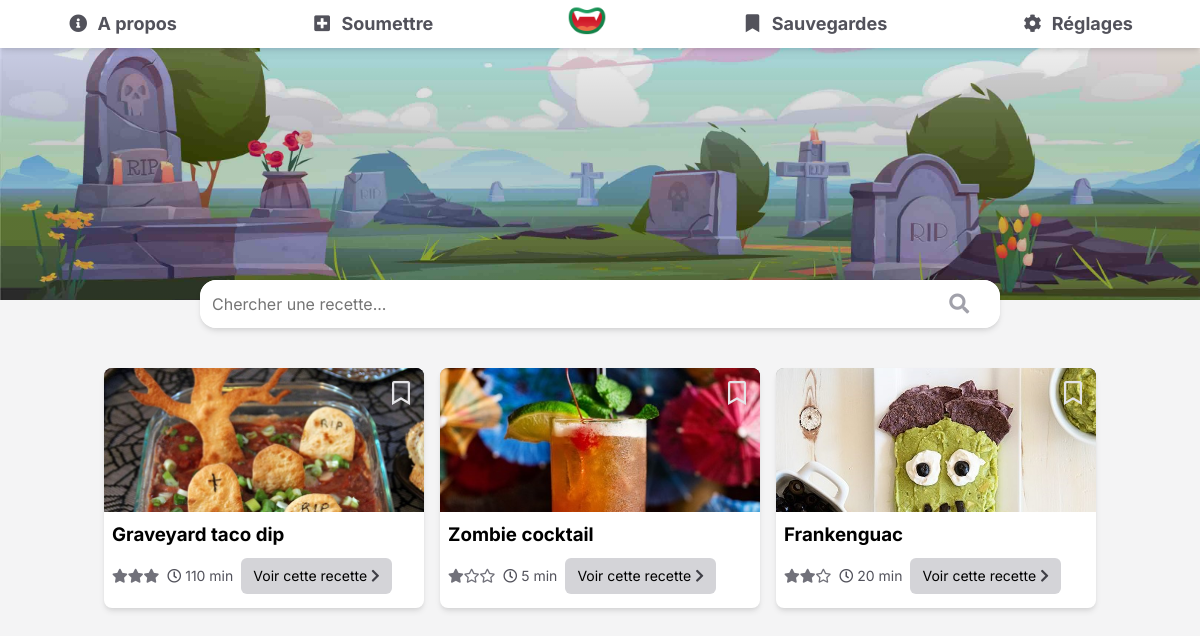
The page / on the database its author committed.
### tables this page shows
CREATE TABLE "Recipes" (
	"Id"	INTEGER NOT NULL UNIQUE,
	"RecipeName"	TEXT,
	"RecipeType"	TEXT,
	"ImageUrl"	TEXT,
	"RecipeDescription"	TEXT,
	"Difficulty"	TEXT,
	"PreparationTime"	INTEGER,
	"Details"	TEXT,
	"FirstName"	TEXT,
	"LastName"	TEXT,
	"Ingrediants"	TEXT,
	"Quantities"	TEXT,
	"PublishDate"	TEXT,
	PRIMARY KEY("Id" AUTOINCREMENT)
);

### backend/components/recipecard.php (the view)
<div class="recipe" data-id="recipe<?= $recipeId ?>">
  <div class="recipe__top">
    <img src="images/recipes/<?= $recipeImageUrl ?>" alt="Recipe image" class="recipe__image" />
    <button id="bookmarkBtn<?= $recipeId ?>" class="recipe__bookmark-btn <?= $recipeIconName ?>" aria-label="Bookmark button"></button>
  </div>
  <div class="recipe__bottom">
    <h3 class="recipe__title"><?= $recipeName ?></h3>
    <div class="recipe__info">
      <div class="recipe__difficulty">
        <i class="fas fa-star"></i><i class="<?php if ($recipeDifficulty=="intermediate" || $recipeDifficulty=="advanced") {echo "fas";} else { echo"far";} ?> fa-star"></i><i class="<?php if ($recipeDifficulty=="advanced") {echo "fas";} else { echo"far";} ?> fa-star"></i>
      </div>
      <div class="recipe__time"><i class="far fa-clock"></i><span> <?= $recipePreparationTime ?> min</span></div>
      <a href="/details.php?recipe=<?= $recipeId ?>" name="recipe" value="<?= $recipeId ?>" class="recipe__btn" aria-label="search"><?= $lang['details'] ?><i class="fas fa-chevron-right"></i></a></a>
    </div>
  </div>
</div>

### index.php (shortened to what this page needs)
<!DOCTYPE html>
  <html lang="<?php if (isset($_COOKIE['language'])) {echo $_COOKIE['language'];} else {echo 'fr';}?>">
  <head>
    <?php $pageName = "mainPage";
    include "backend/components/headHtml.php";?>
  </head>
  <body>
    <?php include "backend/components/navigation.php";?>
    <div class="header-image"></div>
    <form class="search form">
      <input
        class="search__input"
        id="searchInput"
        type="search"
        placeholder="<?= $lang['searchRecipe']?>"
        maxlength="60"
        name ="search"
        aria-label="Search recipe input"
      />
      <div class="search__button-list">
        <button onclick="showResults()" id="searchButton" class="search__button" type="submit" aria-label="search">
          <i class="fas fa-search"></i>
        </button>
      </div>
    </form>
    <main class="recipe-list" id="recipeList">
      <?php include "backend/recipeAll.php"?>
    </main>
  </body>
</html>

### backend/components/headHtml.php (shortened to what this page needs)
<link
  rel="stylesheet"
  href="https://cdnjs.cloudflare.com/ajax/libs/font-awesome/5.15.2/css/all.min.css"
/>
<link rel="stylesheet" href="./style/css/style.css" />

### backend/components/navigation.php (shortened to what this page needs)
<nav class="topnav">
  <a class="topnav__link" href="about.php"
  ><i class="topnav__icon fas fa-info-circle fa-fw"></i><?= $lang['about'] ?></a
  >
  <a class="topnav__link" href="submit.php"
  ><i class="topnav__icon fas fa-plus-square fa-fw"></i><?= $lang['submit'] ?></a
  >
  <a class="topnav__link topnav__logo" href="index.php"
  ><img src="images/assets/logoWebsite.png" style="width: 2.5rem" alt="Main page link"
  /></a>
  <a class="topnav__link" href="bookmark.php"
    ><i class="topnav__icon fas fa-bookmark fa-fw"></i><?= $lang['bookmarks'] ?></a
  >
  <a class="topnav__link" id="settingsModal__button" tabindex="0"
    ><i class="topnav__icon fas fa-cog fa-fw"></i><?= $lang['settings'] ?></a
  >
</nav>

### backend/recipeAll.php (shortened to what this page needs)
<?php
if (empty($_GET["search"])) {
  try {
    $pdo = new PDO('sqlite:backend/database/recipes.sqlite');
    $pdo -> setAttribute(PDO::ATTR_DEFAULT_FETCH_MODE, PDO::FETCH_ASSOC);
    $pdo -> setAttribute(PDO::ATTR_ERRMODE, PDO::ERRMODE_EXCEPTION);
    $pdo->query(
      'CREATE TABLE IF NOT EXISTS "Recipes" (
      "Id"	INTEGER NOT NULL UNIQUE,
      "RecipeName"	TEXT,
      "RecipeType"	TEXT,
      "ImageUrl"	TEXT,
      "RecipeDescription"	TEXT,
      "Difficulty"	TEXT,
      "PreparationTime"	INTEGER,
      "Details"	TEXT,
      "FirstName"	TEXT,
      "LastName"	TEXT,
      "Email"	TEXT,
      "Organisation"	TEXT,
      "Ingrediants"	TEXT,
      "Quantities"	TEXT,
      "PublishDate"	TEXT,
      PRIMARY KEY("Id" AUTOINCREMENT))'
    );
    $statement = $pdo -> query("SELECT * FROM Recipes");
    $rows = $statement -> fetchAll(PDO::FETCH_ASSOC);
    for ($i = 0; $i < count($rows); $i++) {
      $recipeId = ($rows[$i]['Id']);
      $recipeName = ($rows[$i]['RecipeName']);
      $recipeImageUrl = ($rows[$i]['ImageUrl']);
      $recipeDifficulty = ($rows[$i]['Difficulty']);
      $recipePreparationTime = ($rows[$i]['PreparationTime']);
      $tmp = "bookmarkBtn" . $recipeId;
      if (isset($_COOKIE["bookmarks"]) && strpos($_COOKIE["bookmarks"], $tmp)) {
        $recipeIconName = "fas fa-bookmark";
      }
      else {
        $recipeIconName = "far fa-bookmark";
      }
      include "components/recipeCard.php";
    }
  }
  catch (PDOException $exception) {
    var_dump($exception);
  }
}
?>

### rows shown on the page
recipes: ImageUrl (picture), RecipeName "Graveyard taco dip", PreparationTime "110", $recipeId 1 (drawn)
recipes: ImageUrl (picture), RecipeName "Zombie cocktail", PreparationTime "5", $recipeId 2 (drawn)
recipes: ImageUrl (picture), RecipeName "Frankenguac", PreparationTime "20", $recipeId 3 (drawn)

### other values the page prints
$lang['about'] "A propos"
$lang['submit'] "Soumettre"
$lang['bookmarks'] "Sauvegardes"
$lang['settings'] "Réglages"
